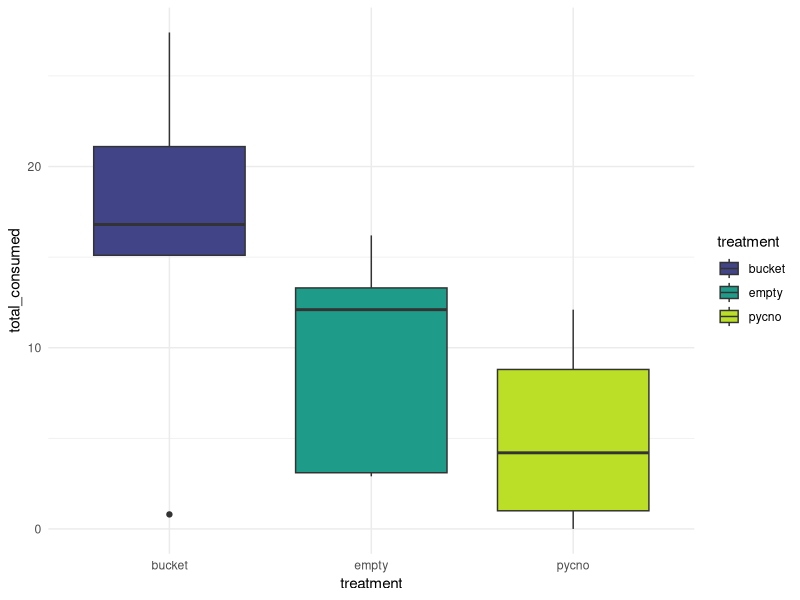
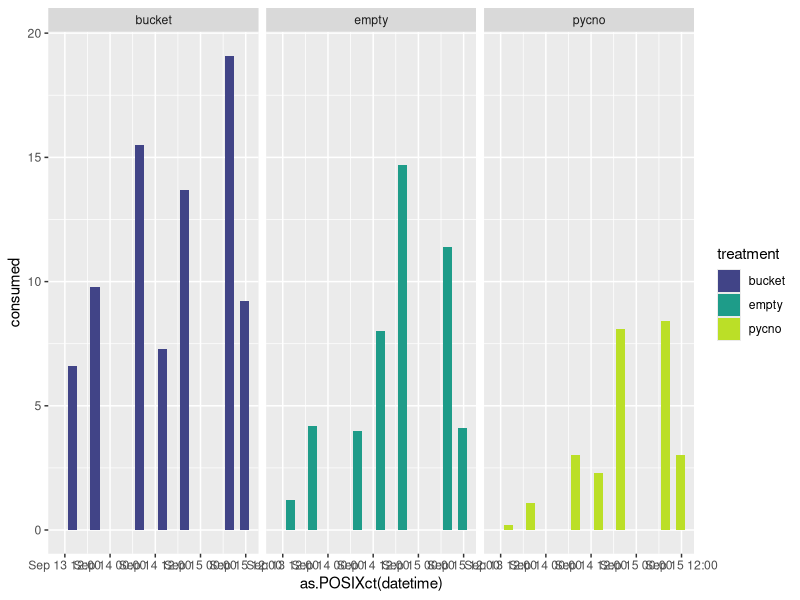
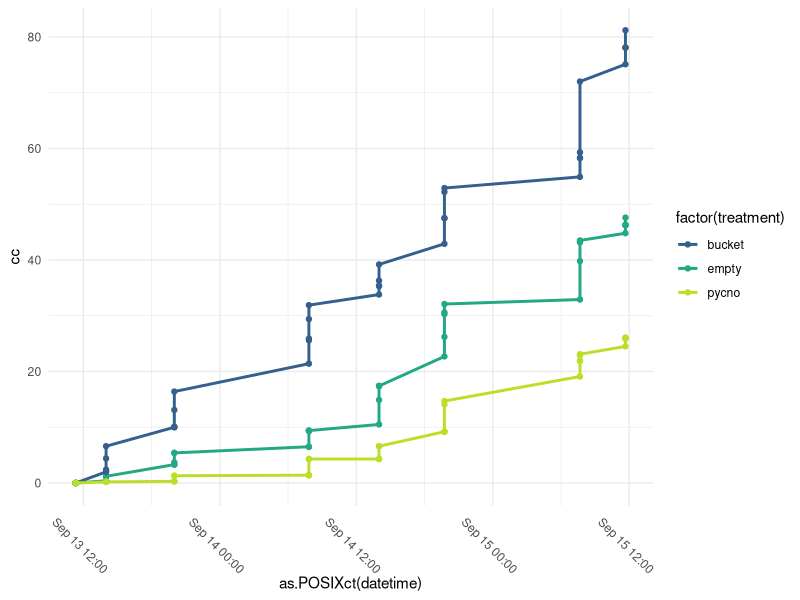
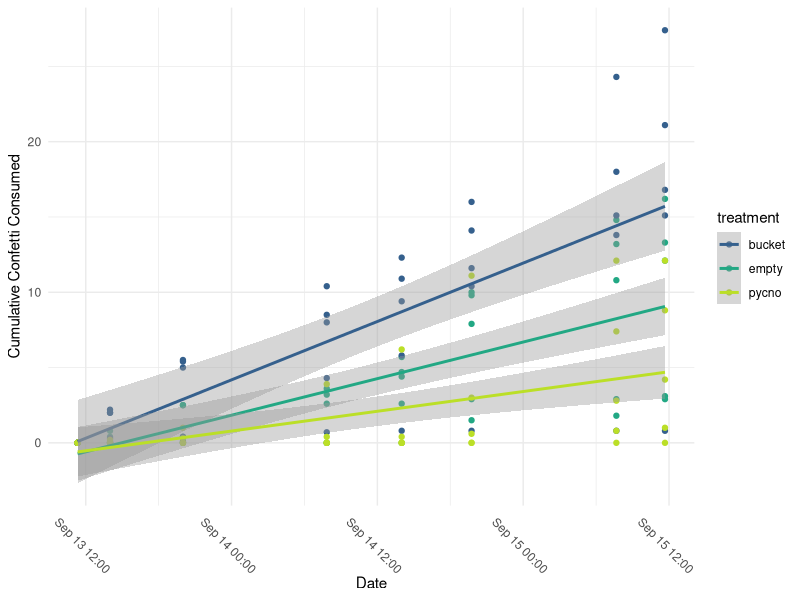

Source code (R) for these figures, in order:
#++++++++++++++++++++++++++++++++++++++++++++++++++++++++++++++++++++++++++++++++++
#                                                                                ##
# Urchin-Pycno fear feeding trials                                               ##
# Data are current as of 2020-09-15                                              ##
# Data source: Ross Whippo - UO/OIMB                                             ##
# R code prepared by Ross Whippo                                                 ##
# Last updated 2020-09-15                                                        ##
#                                                                                ##
#++++++++++++++++++++++++++++++++++++++++++++++++++++++++++++++++++++++++++++++++++

# SUMMARY:


# Required Files (check that script is loading latest version):
# urchin_fear_feeding_pycno-trial-1.csv

# Associated Scripts:
# NA

# TO DO 

# +++++++++++++++++++++++++++++++++++++++++++++++++++++++++++++++++++++++++++++++++
# TABLE OF CONTENTS                                                            ####
#                                                                                 +
# RECENT CHANGES TO SCRIPT                                                        +
# LOAD PACKAGES                                                                   +
# READ IN AND PREPARE DATA                                                        +
# MANIPULATE DATA                                                                 +
#                                                                                 +
#++++++++++++++++++++++++++++++++++++++++++++++++++++++++++++++++++++++++++++++++++

#++++++++++++++++++++++++++++++++++++++++++++++++++++++++++++++++++++++++++++++++++
# RECENT CHANGES TO SCRIPT                                                     ####
#++++++++++++++++++++++++++++++++++++++++++++++++++++++++++++++++++++++++++++++++++

# 2020-09-15 Script created

#++++++++++++++++++++++++++++++++++++++++++++++++++++++++++++++++++++++++++++++++++
# LOAD PACKAGES                                                                ####
#++++++++++++++++++++++++++++++++++++++++++++++++++++++++++++++++++++++++++++++++++

library(tidyverse)
library(viridis)

#++++++++++++++++++++++++++++++++++++++++++++++++++++++++++++++++++++++++++++++++++
# READ IN AND PREPARE DATA                                                     ####
#++++++++++++++++++++++++++++++++++++++++++++++++++++++++++++++++++++++++++++++++++

urchin_fear_pycno <- read_csv('Data/urchin_fear_feeding_pycno-trial-1.csv')

#++++++++++++++++++++++++++++++++++++++++++++++++++++++++++++++++++++++++++++++++++
# MANIPULATE DATA - VISUALIZATIONS                                             ####
#++++++++++++++++++++++++++++++++++++++++++++++++++++++++++++++++++++++++++++++++++

# mean confetti consumed across all urchins per treatment
per_urchin_consumed_total <- urchin_fear_pycno %>%
  group_by(bin, treatment) %>%
  summarise(sum(consumed))

names(per_urchin_consumed_total)[names(per_urchin_consumed_total)=="sum(consumed)"] <- "total_consumed"

ggplot(per_urchin_consumed_total, aes(x = treatment, y = total_consumed, fill = treatment)) +
  geom_boxplot() +
  scale_fill_viridis(discrete = TRUE, begin = 0.2, end = 0.9) +
  theme_minimal()

# amount consumed per time

urchin_timeseries <- urchin_fear_pycno %>%
  unite("datetime", date:time, sep = " ") 

urchin_timeseries$datetime <- as.POSIXlt(urchin_timeseries$datetime)
ggplot(urchin_timeseries, aes(x = as.POSIXct(datetime), y = consumed, fill = treatment)) +
  geom_col() +
  scale_fill_viridis(discrete = TRUE, begin = 0.2, end = 0.9) +
  facet_wrap(~treatment) 

# cumulative total consumed by time period
ggplot(urchin_timeseries %>%
         group_by(treatment) %>%
         mutate(cc = cumsum(consumed)),
       aes(x = as.POSIXct(datetime), y = cc, color = factor(treatment))) + 
  scale_color_viridis(discrete = TRUE, begin = 0.3, end = 0.9) +
  geom_line(size = 1) +
  geom_point() +
  theme_minimal() +
  theme(axis.text.x = element_text(angle = -45))

# cumulative total consumed by time period per urchin
ggplot(urchin_timeseries %>%
         group_by(bin) %>%
         mutate(cc = cumsum(consumed)),
       aes(x = as.POSIXct(datetime), y = cc, color = treatment)) + 
  scale_color_viridis(discrete = TRUE, begin = 0.3, end = 0.9) +
  geom_point() +
  theme_minimal() +
  geom_smooth(method = lm) +
  scale_x_datetime(name = "Date") +
  scale_y_continuous(name = "Cumulative Confetti Consumed") +
  theme(axis.text.x = element_text(angle = -45)) 
  
  # total confetti eaten per treatment
urchin_fear_pycno %>%
  group_by(treatment) %>%
  summarise(sum(consumed))






############### SUBSECTION HERE

####
#<<<<<<<<<<<<<<<<<<<<<<<<<<END OF SCRIPT>>>>>>>>>>>>>>>>>>>>>>>>#

# SCRATCH PAD ####
